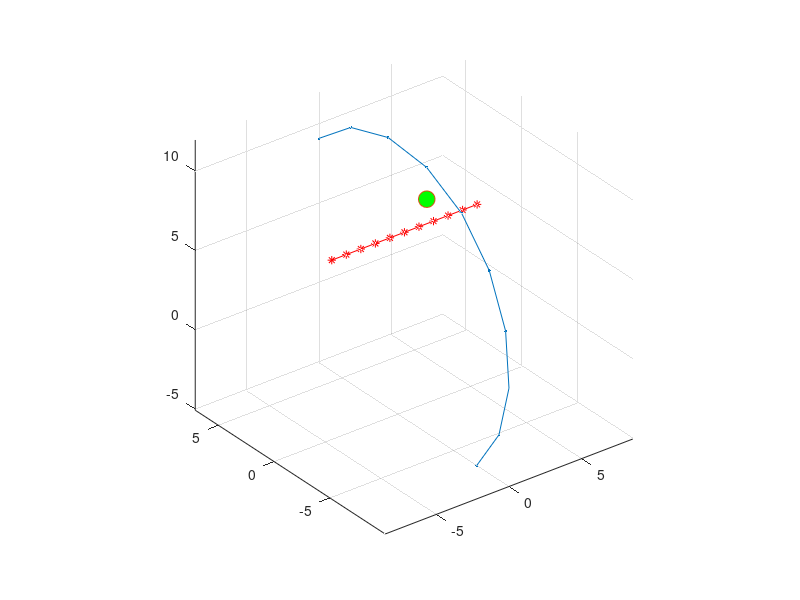

Write the MATLAB code that produced this figure. (Note: this script raises an error after producing the figure.)
function test_draggable
close all

w = 10;

[mpath.x,mpath.y,mpath.z] = create_circular_path(w);

figure
curve = plot3(mpath.x,mpath.y,mpath.z+2,'.-');
set(curve,'HitTest','off');
axis equal
grid on
hold on

id = round(2/3*numel(mpath.x));
pt.x = mpath.x(id);
pt.y = mpath.y(id);
pt.z = mpath.z(id);

ln.x = (-5:5) + pt.x + 0;
ln.y = repmat(pt.y,size(ln.x)) + 2 ;
ln.z = repmat(pt.z,size(ln.x)) - 3 ;

point = plot3(pt.x,pt.y,pt.z,'Marker','o','MarkerFaceColor','g','MarkerSize',12);

line = plot3(ln.x,ln.y,ln.z,'Marker','*','Linestyle','-','Color','r');


%draggable(point)
draggable(point,'ConstrainTo',curve)
%draggable(point,'ConstrainTo',curve,'ButtonUpFcn',@my_button_up_fcn)
%draggable(point,'ConstrainTo',curve,'EndFcn',@()my_end_fcn(gca))

%draggable(line)
%draggable(line,'ConstrainTo',curve)
%draggable(line,'AllowRotate',true)
draggable(line,'ConstrainTo',curve,'AllowRotate',true)

axis auto
axis tight


%------------ Interactive plane ----------%
p0  = [0 0 0];
nml = [1 0 0];
p = createPlane(p0,nml);

hp = drawPlane3d(p);
set(hp,'FaceColor',[0.5 0.5 0.5])

%draggable(hp,'AllowRotate',true)
draggable(hp,'AllowRotate',true,'ConstrainTo',curve)

%keyboard


function [x,y,z] = create_circular_path(radius)
theta = linspace(-3*pi/4,pi/4,10);
x = 0.*theta;
y = radius.*sin(theta);
z = radius.*cos(theta);

function my_button_up_fcn(hobj)
title(ancestor(hobj,'axes'),num2str(rand(1)))


function my_end_fcn(ax)
title(ax,'FUNCTION DISABLED!!!!')
